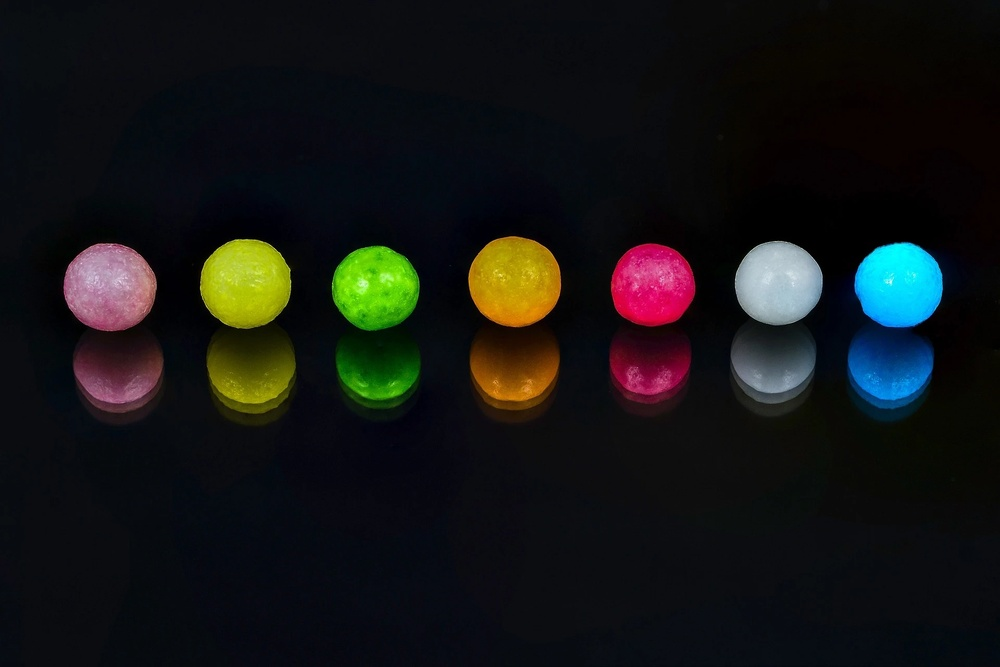
#> input picture opencv/data/colorball.jpg, 1000 x 667 px, shrunk from 1920 x 1281 before the run
$ python '원_검출.py'
#> lines starting #> are read from the running program, lines starting #| are printed output that depends on the picture; after the words box and inside, x2 and y2 are one past the last pixel; in counts of white or black regions, pixels touching at a corner belong together
import cv2
import numpy as np
src = cv2.imread('./data/colorball.jpg')
#> src is the input picture: shape (667, 1000, 3); mean B, G, R 20.5, 21.4, 20.1
dst = src.copy()
gray=cv2.cvtColor(src,cv2.COLOR_RGB2GRAY)
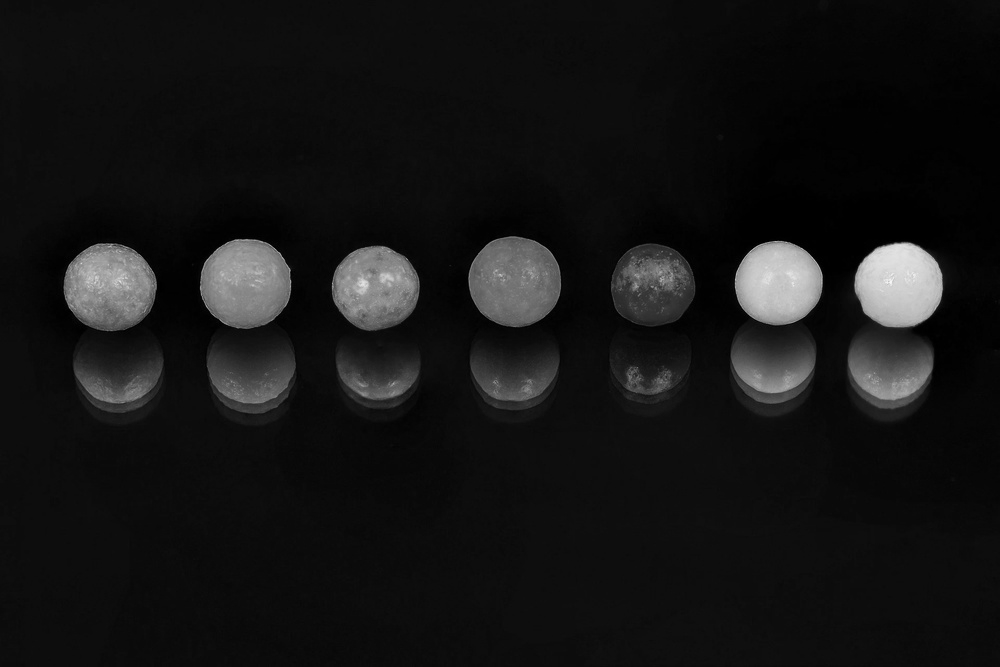
#> gray: shape (667, 1000); min 0, max 246, mean 20.9
#cv2.HoughCircles(검출 이미지, 검출 방법, 해상도 비유르, 최소거리, 캐니 엣지 임계값,중심 임계값, 최소 반지름, 초대 반지름)을 이용하여 원 검출을 진행 합니다
circles=cv2.HoughCircles(gray,cv2.HOUGH_GRADIENT,1,100,param1=250,param2=10,minRadius=80,maxRadius=120)
#> circles = [[835.5, 316.5, 109.7], [307.5, 323.5, 116.1], [93.5, 331.5, 88.2], [707.5, 331.5, 113.4], [411.5, 316.5, 90.1], [942.5, 312.5, 117.1]]

if circles is not None:
    circles = np.uint16(np.around(circles))
#> circles = [[836, 316, 110], [308, 324, 116], [94, 332, 88], [708, 332, 113], [412, 316, 90], [942, 312, 117]]
    for i in circles[0]:
        center=(i[0],i[1])
        radius = i[2]
        cv2.circle(dst,center,radius,(255,255,255),5)
#> this loop made 6 passes
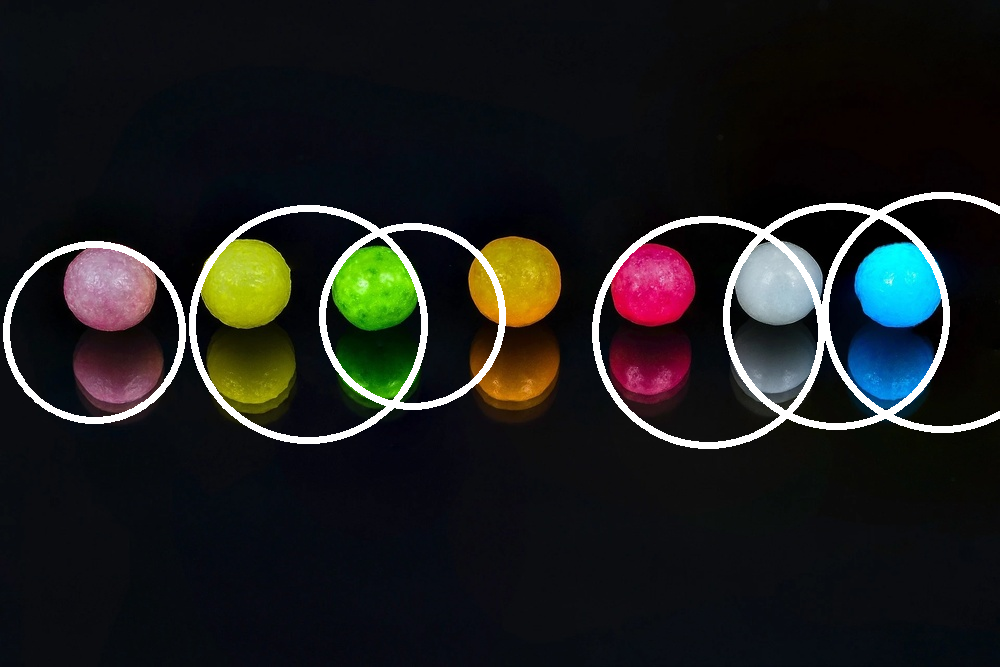
#> dst: shape (667, 1000, 3); 3.84% of pixels changed, all inside (x1, y1, x2, y2) = (3, 192, 1000, 449)
cv2.imshow('dst',dst)
cv2.waitKey(0)
cv2.destroyAllWindows()
